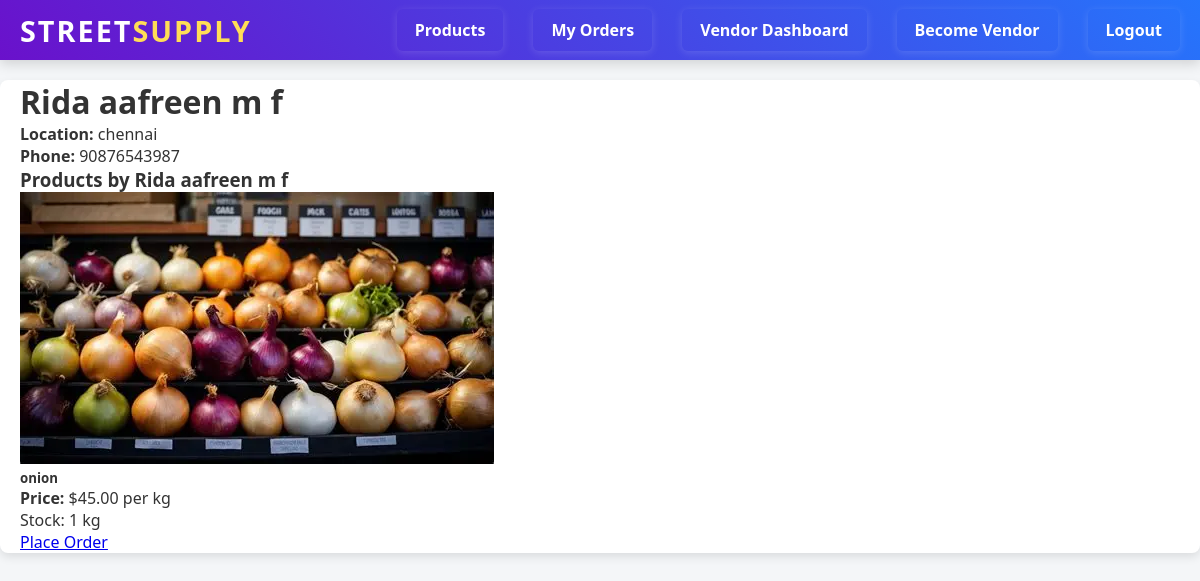
The page /vendor/1/ (signed in) on the database its author committed.
### core/models.py (models this page shows, shortened)
class Vendor(models.Model):
    user = models.OneToOneField(User, on_delete=models.CASCADE,  null=True, blank=True)
    name = models.CharField(max_length=100)
    location = models.CharField(max_length=150)
    phone = models.CharField(max_length=15)

class Product(models.Model):
    name = models.CharField(max_length=100)
    supplier = models.ForeignKey(Supplier, on_delete=models.CASCADE)
    price = models.DecimalField(max_digits=7, decimal_places=2)
    stock_quantity = models.PositiveIntegerField()
    unit = models.CharField(max_length=50, default='kg')  # or liter, packet, etc.
    image = models.ImageField(upload_to='product_images/', null=True, blank=True)  # new field

### core/views.py (the view)
# urls.py: path('vendor/<int:vendor_id>/', views.vendor_profile, name='vendor_profile'),
@login_required
def vendor_profile(request, vendor_id):
    vendor = get_object_or_404(Vendor, pk=vendor_id)
    products = Product.objects.filter(supplier__vendor=vendor)  # Fixed relation
    return render(request, 'vendor_profile.html', {'vendor': vendor, 'products': products})

### core/context_processors.py (called while the page is built)
def vendor_status(request):
    is_vendor = False
    if request.user.is_authenticated:
        is_vendor = Vendor.objects.filter(user=request.user).exists()
    return {'is_vendor': is_vendor}

### core/templates/vendor_profile.html (shortened to what this page needs)
{% extends 'base.html' %}
{% load static %}
{% block content %}
<div class="container mt-5">
  <h1 class="mb-3">{{ vendor.name }}</h1>
  <p><strong>Location:</strong> {{ vendor.location }}</p>
  <p><strong>Phone:</strong> {{ vendor.phone }}</p>
  <h3 class="mt-5">Products by {{ vendor.name }}</h3>
  {% if products %}
  <div class="row row-cols-1 row-cols-md-3 g-4">
    {% for product in products %}
    <div class="col">
      <div class="card h-100 shadow-sm">
        {% if product.image %}
          <img src="{{ product.image.url }}" class="card-img-top" alt="{{ product.name }}">
        {% else %}
          <img src="{% static 'default_product.png' %}" class="card-img-top" alt="No image">
        {% endif %}
        <div class="card-body d-flex flex-column">
          <h5 class="card-title">{{ product.name }}</h5>
          <p class="card-text mb-1"><strong>Price:</strong> ${{ product.price }} per {{ product.unit }}</p>
          <p class="card-text mb-3">Stock: {{ product.stock_quantity }} {{ product.unit }}</p>
          <a href="{% url 'place_order' %}" class="btn btn-success mt-auto">Place Order</a>
        </div>
      </div>
    </div>
    {% endfor %}
  </div>
  {% else %}
  <p>No products available for this vendor.</p>
  {% endif %}
</div>
{% endblock %}

### core/templates/base.html (style rules this page uses)
* { margin: 0; padding: 0; box-sizing: border-box; }
body { font-family: 'Segoe UI', Tahoma, Geneva, Verdana, sans-serif; background: #f4f6f8; color: #333; }

### rows shown on the page
Vendor: name "Rida aafreen m f", location "chennai", phone "90876543987"
Product: image (picture), name "onion", price "45.00", unit "kg", stock_quantity "1"
